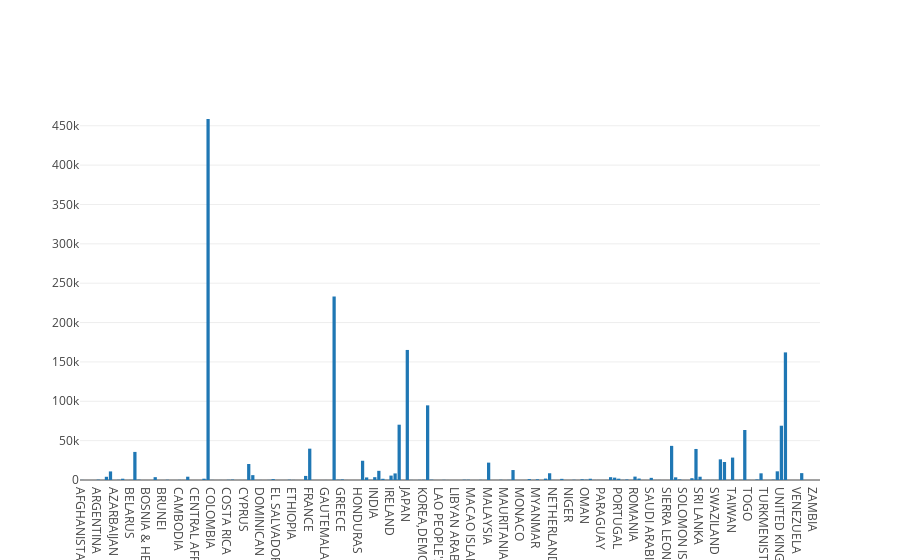

Notebook source saved alongside this figure:
### Code cell
count_data = data.groupby([data.port_or_country_of_origin],as_index=False)['quantity'].count()
count_data = [Bar(x=count_data['port_or_country_of_origin'],y=count_data['quantity'])]
display(plt_offline.iplot(count_data,filename='basic_bar.html'))

### Figure 1 — Plotly figure (JSON) as saved in the notebook; plotly's stock layout.template omitted (floating-point values rounded to 4 significant figures; data arrays with more than 128 entries replaced by an {"elided": "..."} marker saying what was removed)
{"data": [{"type": "bar", "x": {"elided": "182 str values"}, "y": {"elided": "182 int values"}}], "layout": {}}
